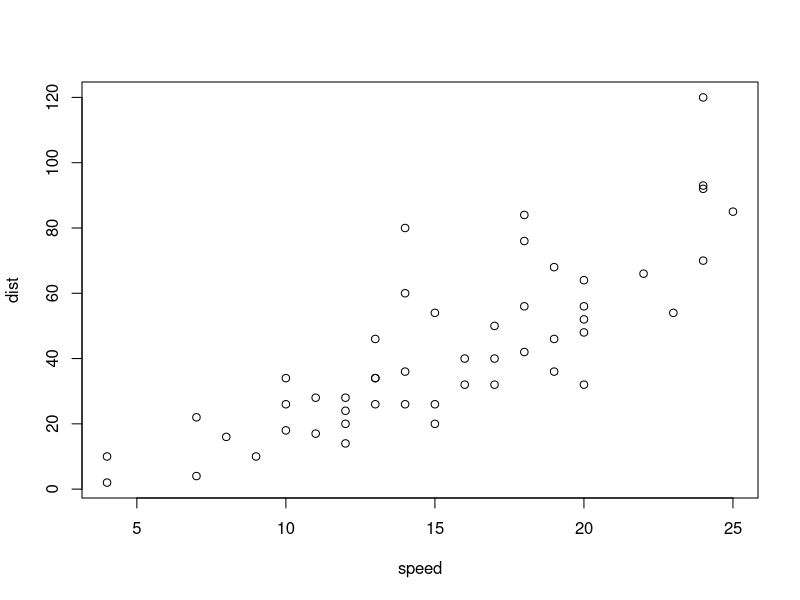
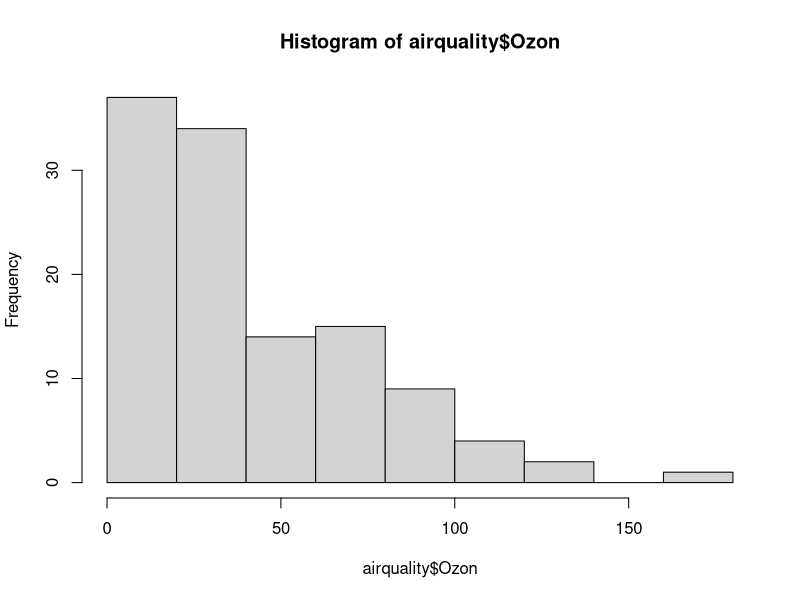
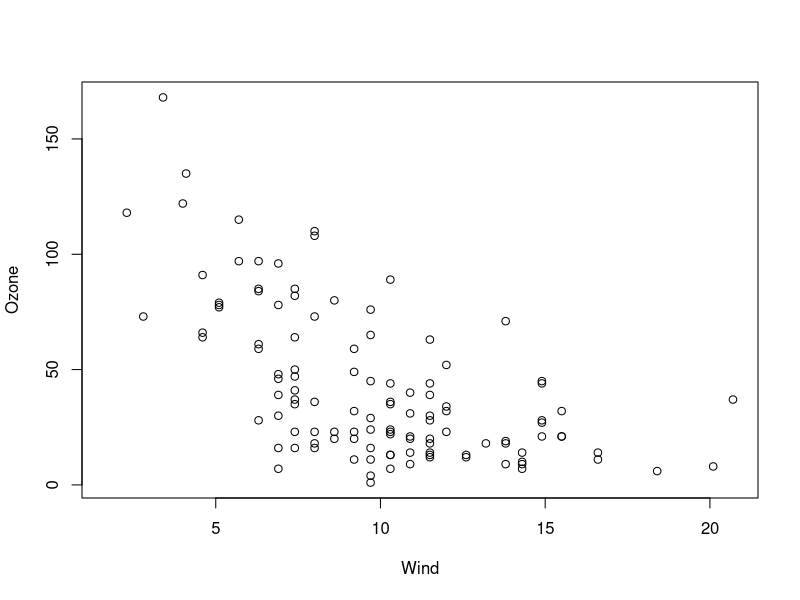
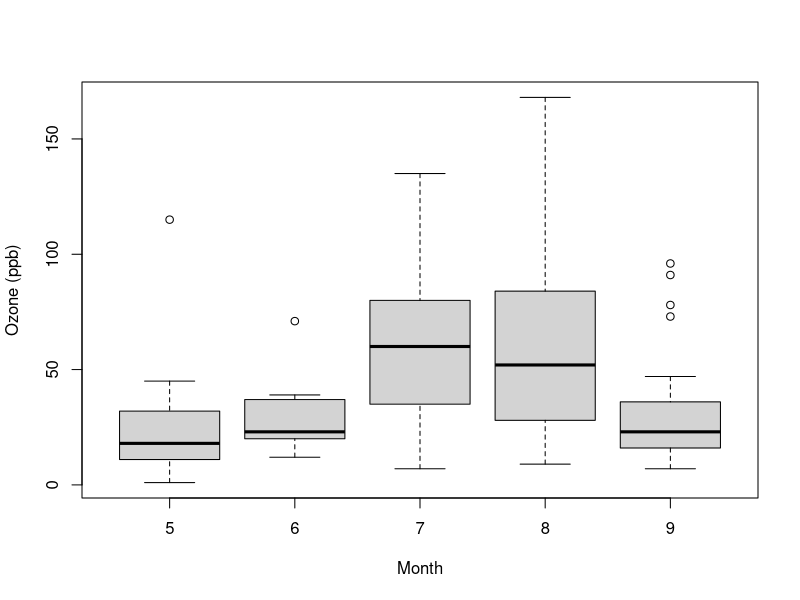
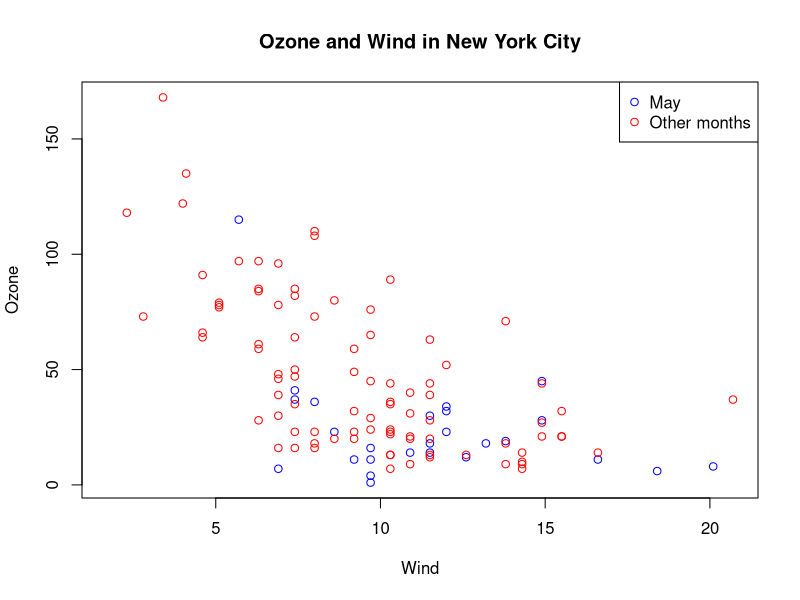
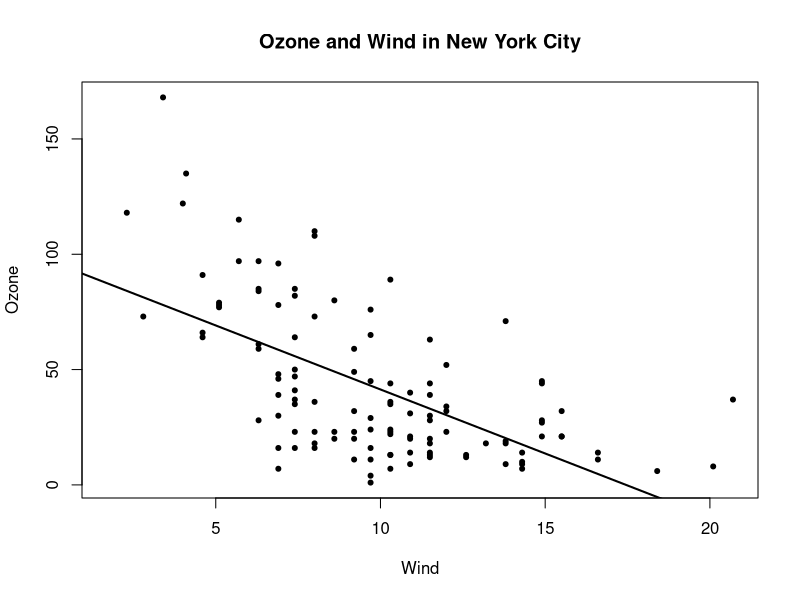
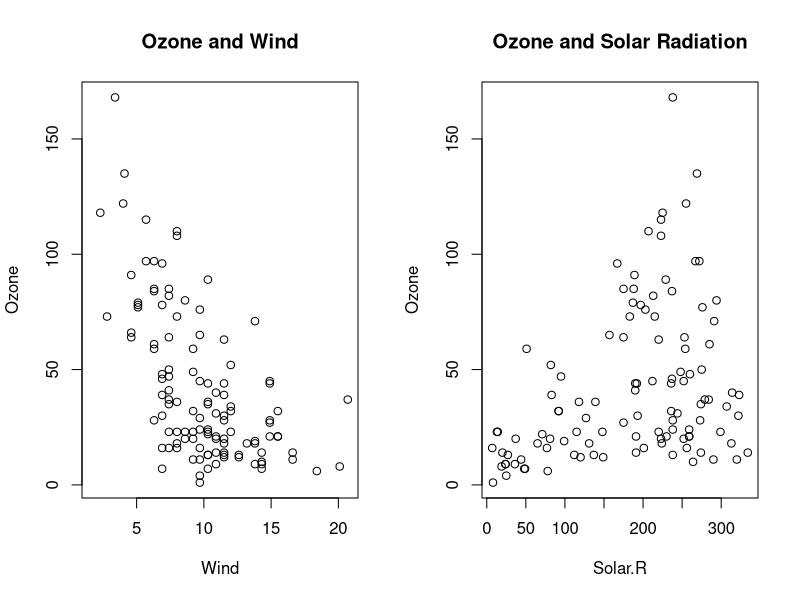
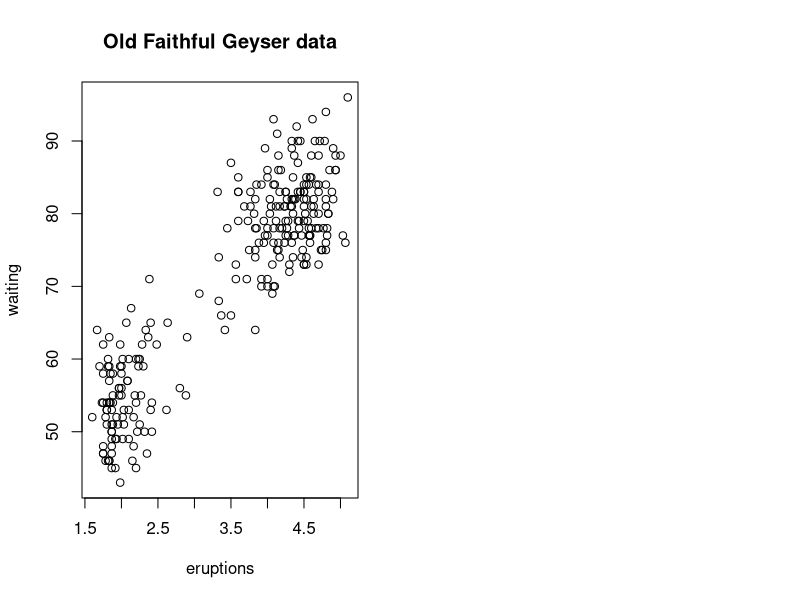

Write the R code that produced these figures, in order.
## ---- chunk 1
library(datasets)
data(cars)
with(cars, plot(speed, dist))
## ---- chunk 2
par("bg")
## ---- chunk 3
library(datasets)
hist(airquality$Ozon)
## ---- chunk 4
library(datasets)
with(airquality, plot(Wind, Ozone))
## ---- chunk 5
library(datasets)
airquality <- transform(airquality, Month = factor(Month))
boxplot(Ozone ~ Month, airquality, xlab = "Month", ylab = "Ozone (ppb)")
## ---- chunk 6
with(airquality, plot(Wind, Ozone, main = "Ozone and Wind in New York City", type="n"))
with(subset(airquality, Month == 5), points(Wind, Ozone, col="blue"))
with(subset(airquality, Month != 5), points(Wind, Ozone, col="red"))
legend("topright", pch = 1, col = c("blue", "red"), legend = c("May", "Other months"))
## ---- chunk 7
with(airquality, plot(Wind, Ozone, main = "Ozone and Wind in New York City", pch = 20))
model <- lm(Ozone ~ Wind, airquality)
abline(model, lwd = 2)
## ---- chunk 8
par(mfrow = c(1, 2))
with(airquality, {
    plot(Wind, Ozone, main = "Ozone and Wind")
    plot(Solar.R, Ozone, main = "Ozone and Solar Radiation")
})
## ---- chunk 9
library(datasets)
pdf(file = "test.pdf")
par(mfrow = c(1,1))
with(faithful, plot(eruptions, waiting))
title(main = "Old Faithful Geyser data")
dev.off()
## ---- chunk 10
# Current device
dev.cur()
# Change the current device
dev.set(2)
## ---- chunk 11
library(datasets)
with(faithful, plot(eruptions, waiting))
title(main = "Old Faithful Geyser data")
dev.copy(png, file = "test.png")
dev.off()
## ---- chunk 12
library(lattice)

state <- data.frame(state.x77, region = state.region)
xyplot(Life.Exp ~ Income | region, data = state, layout = c(4,1))
## ---- chunk 13
library(lattice)
library(datasets)
xyplot(Ozone ~ Wind, data = airquality)
## ---- chunk 14
airquality <- transform(airquality, Month = factor(Month))
xyplot(Ozone ~ Wind | Month, data = airquality, layout = c(5,1))
## ---- chunk 15
set.seed(10)
x <- rnorm(100)
f <- rep(0:1, each = 50)
y <- x + f - f * x + rnorm(100, sd = 0.5)
f <- factor(f, labels = c("Group1", "Group2"))
xyplot(y ~ x | f, layout = c(2, 1))
## ---- chunk 16
xyplot(y ~ x | f, panel = function(x,y, ...) {
    panel.xyplot(x, y, ...)
    panel.abline(h = median(y), lty = 2)
})
## ---- chunk 17
xyplot(y ~ x | f, panel = function(x,y, ...) {
    panel.xyplot(x, y, ...)
    panel.lmline(x, y, col = 2)
})
## ---- chunk 18
library(ggplot2)
data(mpg)
qplot(displ, hwy, data = mpg)
qplot(displ, hwy, data = mpg, color = drv)
## ---- chunk 19
qplot(displ, hwy, data = mpg, geom = c("point", "smooth"))
## ---- chunk 20
qplot(hwy, data = mpg, fill = drv)
## ---- chunk 21
qplot(displ, hwy, data = mpg, facets = . ~ drv)
qplot(hwy, data = mpg, facets = drv ~ ., binwidth = 2)
## ---- chunk 22
g <- ggplot(mpg, aes(displ, hwy))
# can't be plotted as we don't have any geoms defined, yet.
p <- g + geom_point()
print(p)
p + geom_smooth(method = "lm") + theme_bw(base_family = "serif")
g + geom_point() + facet_grid(manufacturer~drv) + geom_smooth(method = "lm")
## ---- chunk 23
g <- ggplot(mpg, aes(displ, hwy))
g + geom_point(color = "steelblue", size = 4, alpha = 1/2)
g + geom_point(aes(color = drv), size = 8, alpha = 1/4) + labs(title = "The Title")
g + geom_point(aes(color = drv), size = 8, alpha = 1/4) + geom_smooth(size = 2, linetype = 2, method = "lm", se = FALSE)
## ---- chunk 24
testdata <- data.frame(x = 1:100, y = rnorm(100))
testdata[50,2] <- 100 #Outlier!
plot(testdata$x, testdata$y, type="l", ylim = c(-3, 3))
## ---- chunk 25
g <- ggplot(testdata, aes(x = x, y = y))
g + geom_line()
## ---- chunk 26
g + geom_line() + ylim(-3, 3)
## ---- chunk 27
g + geom_line() + coord_cartesian(ylim = c(-3,3))
